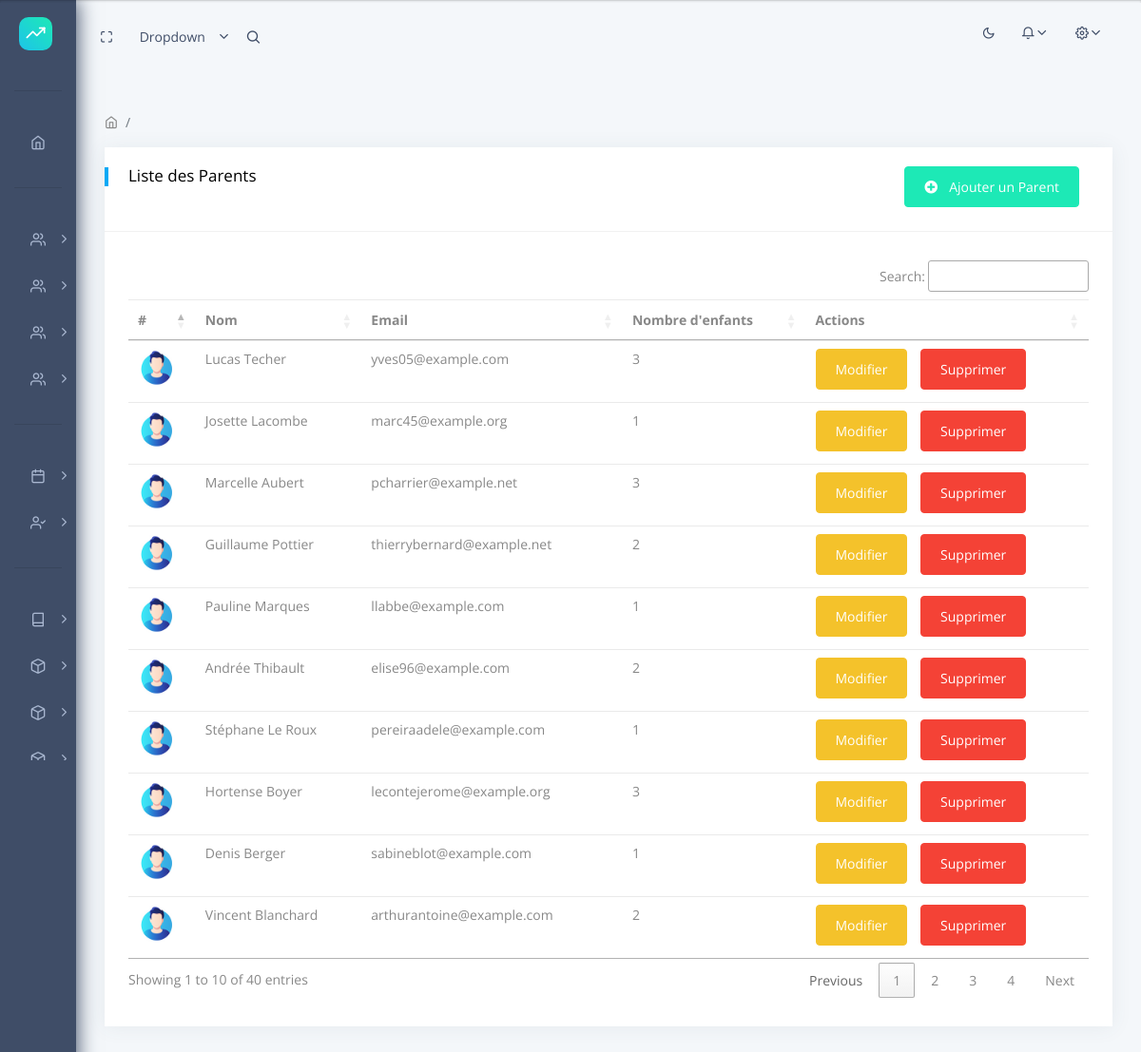
The page /parents/liste/ (signed in) on the database its author committed.
### apps/users/models.py (models this page shows, shortened)
class CustomUser(AbstractUser):
    ROLE_CHOICES = (
        ('student', _('Étudiant')),
        ('teacher', _('Enseignant')),
        ('parent', _('Parent')),
        ('admin', _('Administrateur')),
    )
    GENDER_CHOICES = [
        ('male', _('Masculin')),
        ('female', _('Féminin')),
        ('other', _('Autre')),
    ]
    role = models.CharField(max_length=20, choices=ROLE_CHOICES, verbose_name=_('Rôle'))
    phone_number = models.CharField(max_length=15, blank=True, validators=[phone_number_validator], verbose_name=_('Numéro de téléphone'))
    date_of_birth = models.DateField(null=True, blank=True, verbose_name=_('Date de naissance'))
    address = models.CharField(max_length=255, blank=True, verbose_name=_('Adresse'))
    profile_picture = models.ImageField(upload_to='profile_pictures/', null=True, blank=True, db_index=True, verbose_name=_('Photo de profil'))
    date_joined = models.DateTimeField(auto_now_add=True, verbose_name=_('Date d’inscription'))
    last_login = models.DateTimeField(null=True, blank=True, verbose_name=_('Dernier login'))
    preferred_contact_method = models.CharField(max_length=20, choices=[
        ('email', _('Email')),
        ('sms', _('SMS')),
        ('none', _('Aucun')),
    ], default='email', verbose_name=_('Méthode de contact préférée'))
    gender = models.CharField(max_length=10, choices=GENDER_CHOICES, null=True, blank=True, verbose_name=_('Genre'))
    password_updated_at = models.DateTimeField(null=True, blank=True, verbose_name=_('Date de mise à jour du mot de passe'))
    first_login = models.BooleanField(default=True, verbose_name=_('Première connexion'))
    first_login_date = models.DateTimeField(null=True, blank=True, verbose_name=_('Date de première connexion'))
    password_changed = models.BooleanField(default=False, verbose_name=_('Mot de passe modifié'))
    reset_code = models.CharField(max_length=6, blank=True, null=True, verbose_name=_('Code de réinitialisation'))
    groups = models.ManyToManyField(Group, related_name='customuser_groups', blank=True, verbose_name=_('Groupes'))
    user_permissions = models.ManyToManyField(Permission, related_name='customuser_permissions', blank=True, verbose_name=_('Permissions utilisateur'))
    class Meta:
        verbose_name = _('Utilisateur personnalisé')
        verbose_name_plural = _('Utilisateurs personnalisés')
        ordering = ['-date_joined']
        permissions = [
                        ('view_profile','Peut voir son profil'),
                        ('change_profile','Peut modifier son profil')
                        ]
    def has_role(self, role):
        if not self.is_authenticated:
            return False
        return self.role == role
    @property
    def is_student(self):
        return self.has_role('student')
    @property
    def is_parent(self):
        return self.has_role('parent')
    @property
    def is_admin(self):
        return self.has_role('admin')

class ParentProfile(models.Model):
    user = models.OneToOneField(CustomUser, on_delete=models.CASCADE, verbose_name=_('Utilisateur'))
    children = models.ManyToManyField(StudentProfile, related_name='parents', verbose_name=_('Enfants'))
    class Meta:
        verbose_name = _('Profil Parent')

### apps/users/views.py (the view)
# urls.py: path('parents/liste/', ParentListView.as_view(), name='parents_list'),
class ParentListView(UserListView):
    template_name = 'users/admin/parents_list.html'
    permission_required= 'users.view_parentprofile'
    extra_context = {
        'role': 'parent',
        'create_url': reverse_lazy('users:create_parent'),
        'edit_url': 'users:edit_parent',
        'delete_url': 'users:delete_parent',
    }
    def get_queryset(self):
        return CustomUser.objects.filter(role='parent')

### apps/home/mixins.py (called while the page is built)
    def test_func(self):
        return self.request.user.is_admin

### templates/users/admin/parents_list.html (shortened to what this page needs)
{% extends 'layouts/base.html' %}
{% load static %}
{% block content %}
    <div class="row">
      <div class="col-xl-12">
        <div class="card">
          <div class="card-header">
            <h5>Liste des Parents</h5>
            {% if perms.users.add_parentprofile %}
              <a href="{{ create_url }}" class="btn btn-success float-right"> <i class="fa fa-plus-circle"></i>Ajouter un Parent</a>
            {% endif %}
          </div>
          <div class="card-block table-border-style">
            <div class="table-responsive">
              <table class="table table-hover dataTable">
                <thead>
                  <tr>
                    <th scope="col">#</th>
                    <th scope="col">Nom</th>
                    <th scope="col">Email</th>
                    <th scope="col">Nombre d'enfants</th>
                    <th scope="col">Actions</th>
                  </tr>
                </thead>
                <tbody>
                  {% for user in users %}
                  <tr>
                    <td>
                      {% if user.profile_picture %}
                        <img src="{{ user.profile_picture.url }}" alt="Photo de {{ user.first_name }}" width="50" height="50" class="rounded-circle">
                      {% else %}
                        {% if user.gender == "female" %}
                        <img class="rounded-circle" style="width:40px;" src="{% static 'assets/images/user/avatar-1.jpg' %}" alt="activity-user">
                          {% else %}
                          <img class="rounded-circle" style="width:40px;" src="{% static 'assets/images/user/avatar-2.jpg' %}"
                          alt="activity-user">
                          {% endif %}
                      {% endif %}
                    </td>
                    <td>{{ user.first_name }} {{ user.last_name }}</td>
                    <td>{{ user.email }}</td>
                    <td>{{ user.parentprofile.children.count }}</td>
                    <td>
                      {% if perms.users.change_parentprofile %}
                        <a href="{% url edit_url user.pk %}" class="btn btn-warning btn-sm">Modifier</a>
                      {% endif %}
                      {% if perms.users.delete_parentprofile %}
                        <a href="{% url delete_url user.pk %}" class="btn btn-danger btn-sm">Supprimer</a>
                      {% endif %}
                    </td>
                  </tr>
                  {% endfor %}
                </tbody>
              </table>
            </div>
          </div>
        </div>
      </div>
    </div>
{% endblock content %}

### rows shown on the page
CustomUser: first_name "Lucas", last_name "Techer", email "yves05@example.com", parentprofile.children.count "3"
CustomUser: first_name "Josette", last_name "Lacombe", email "marc45@example.org", parentprofile.children.count "1"
CustomUser: first_name "Marcelle", last_name "Aubert", email "pcharrier@example.net", parentprofile.children.count "3"
CustomUser: first_name "Guillaume", last_name "Pottier", email "thierrybernard@example.net", parentprofile.children.count "2"
CustomUser: first_name "Pauline", last_name "Marques", email "llabbe@example.com", parentprofile.children.count "1"
CustomUser: first_name "Andrée", last_name "Thibault", email "elise96@example.com", parentprofile.children.count "2"
CustomUser: first_name "Stéphane", last_name "Le Roux", email "pereiraadele@example.com", parentprofile.children.count "1"
CustomUser: first_name "Hortense", last_name "Boyer", email "lecontejerome@example.org", parentprofile.children.count "3"
CustomUser: first_name "Denis", last_name "Berger", email "sabineblot@example.com", parentprofile.children.count "1"
CustomUser: first_name "Vincent", last_name "Blanchard", email "arthurantoine@example.com", parentprofile.children.count "2"
